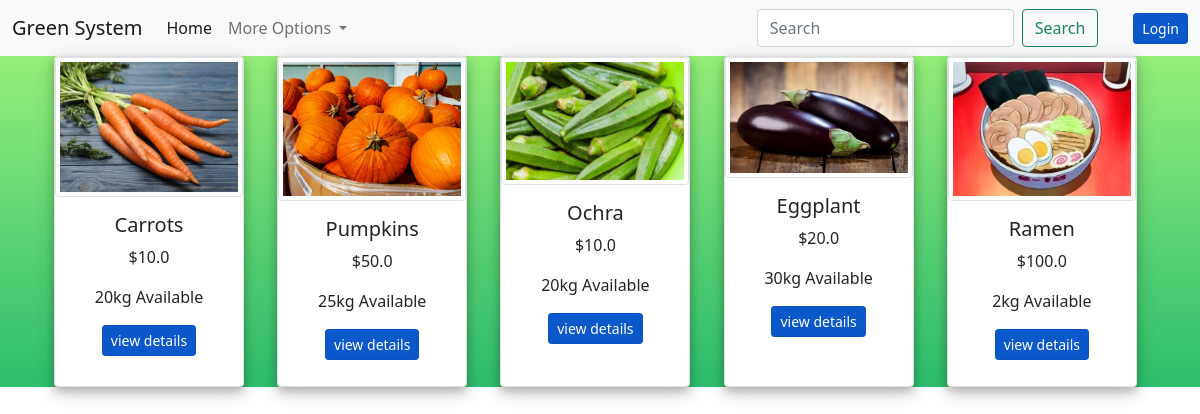
The page / on the database its author committed.
### main.py (models this page shows, shortened)
class Item(db.Model):
    id=db.Column(db.Integer,primary_key=True)
    user_id=db.Column(db.Integer,db.ForeignKey('user.id'))
    name=db.Column(db.String,nullable=False)
    image=db.Column(db.String,nullable=False)
    quantity=db.Column(db.Integer,nullable=False)
    price=db.Column(db.Float,nullable=False)
    delivery=db.Column(db.String,nullable=False)

### main.py (the view)
@app.route('/',methods=['GET'])
def index():
    users=User.query.all()
    items=Item.query.all()
    images=[]
    for item in items:
        images.append(url_for('static',filename='item_images/+item.image'))
    return render_template('index.html',users=users,items=items,images=images)

### templates/index.html (shortened to what this page needs)
{% extends "layout.html" %}
{% block content %}
<div class='container-fluid'>
    <div class="row">
    {% for item in items%}
    <div class="col">
    <div class="card"> <img class='mx-auto img-thumbnail' src="/static/item_images/{{item.image}}" width="100%" height="100%" max-height="100px" max-midth="100px" />
        <div class="card-body text-center mx-auto">
            <div class='cvp'>
                <h5 class="card-title font-weight-bold">{{item.name}}</h5>
                <p class="card-text">${{item.price}}</p> <p class="card-text">{{item.quantity}}kg Available</p><a href="/item_details/{{item.id}}" class="btn btn-primary btn-sm active">view details</a><br />
            </div>
        </div>
    </div>
</div>
<br/>
    {%endfor%}
</div>
</div>
{% endblock %}

### templates/layout.html (shortened to what this page needs)
<!doctype html>
<html lang="en">
  <head>
    <link rel="stylesheet" href="{{ url_for('static', filename='style.css') }}">
    <link href="https://cdn.jsdelivr.net/npm/bootstrap@5.1.3/dist/css/bootstrap.min.css" rel="stylesheet">
  </head>
  <body>
    {% include 'navbar.html' %}
    <div class="container">
    {% block content%}
    {% endblock %}
    </div>
  </body>
</html>

### templates/navbar.html (shortened to what this page needs)
<nav class="navbar navbar-expand-lg navbar-light bg-light">
    <div class="container-fluid">
      <a class="navbar-brand" href="#">Green System</a>
      <div class="collapse navbar-collapse" id="navbarSupportedContent">
        <ul class="navbar-nav me-auto mb-2 mb-lg-0">
          <li class="nav-item">
            <a class="nav-link active" aria-current="page" href="/">Home</a>
          </li>
          <li class="nav-item dropdown">
            <a class="nav-link dropdown-toggle" href="#" id="navbarDropdown" role="button" data-bs-toggle="dropdown" aria-expanded="false">
              More Options
            </a>
          </li>
        </ul>
        <form class="d-flex">
          <input class="form-control me-2" type="search" placeholder="Search" aria-label="Search">
          <button class="btn btn-outline-success" type="submit">Search</button>
        </form>
        {% if current_user.is_authenticated %}
        <a href="/logout" style="margin-left:2.5em" methods="GET" class="btn btn-primary btn-sm active" role="button" aria-pressed="true">Logout</a>
        {%else%}
        <a href="/login" style="margin-left:2.5em" methods="GET" class="btn btn-primary btn-sm active" role="button" aria-pressed="true">Login</a>
        {%endif%}
      </div>
    </div>
  </nav>

### static/style.css (style rules this page uses)
a { text-decoration: none; }
body { background: -webkit-linear-gradient(bottom, #2dbd6e, #a6f77b); background-repeat: no-repeat; }
body { background-color: #eee }
.container { width: 900px }
.card { background-color: #fff; border: none; border-radius: 10px; width: 190px; box-shadow: 0 4px 8px 0 rgba(0, 0, 0, 0.2), 0 6px 20px 0 rgba(0, 0, 0, 0.19); margin-bottom:10px; height:100%; }

### rows shown on the page
Item: image (picture), name "Carrots", price "10.0", quantity "20"
Item: image (picture), name "Pumpkins", price "50.0", quantity "25"
Item: image (picture), name "Ochra", price "10.0", quantity "20"
Item: image (picture), name "Eggplant", price "20.0", quantity "30"
Item: image (picture), name "Ramen", price "100.0", quantity "2"
